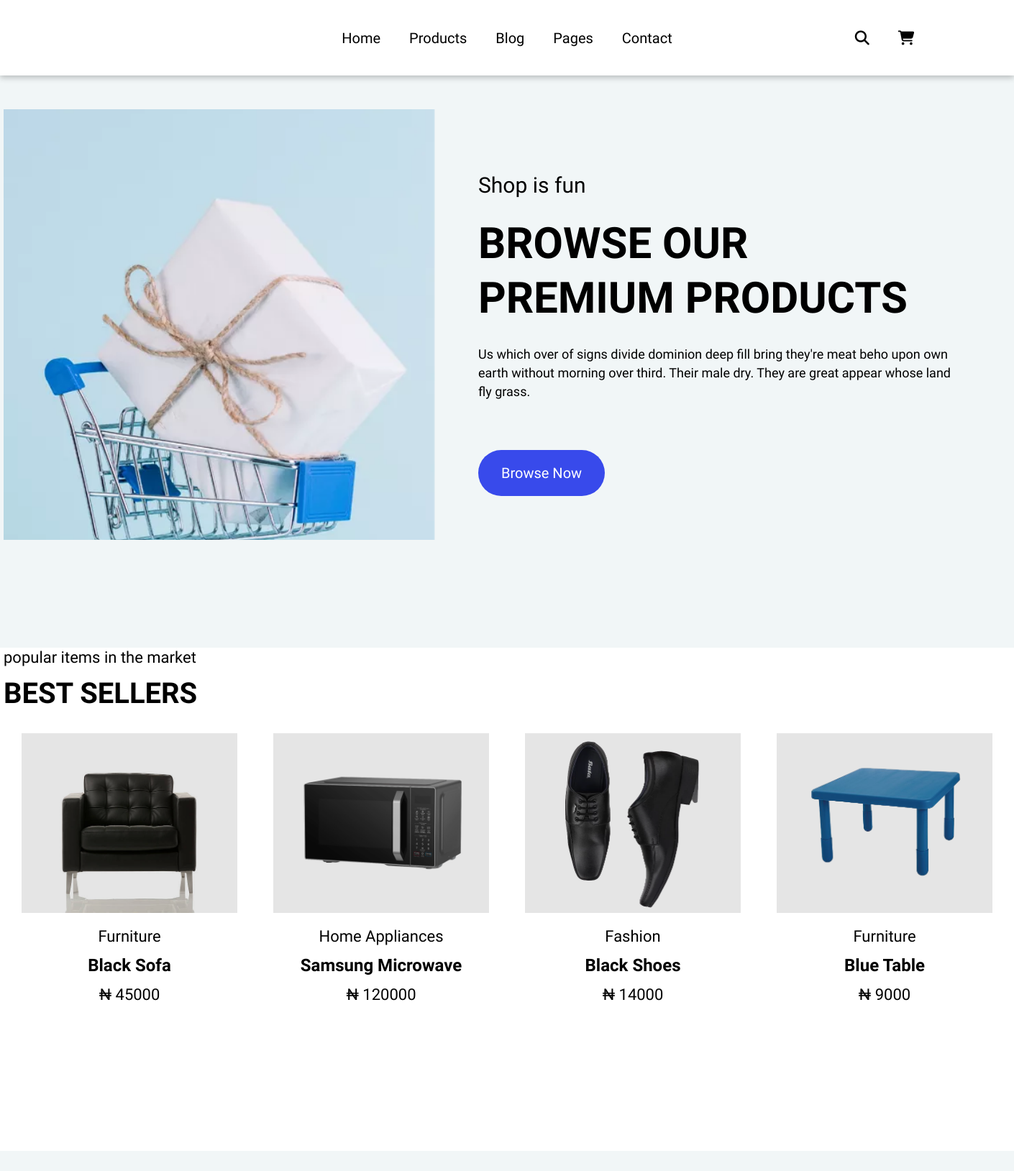
The page / on the database its author committed.
### tables this page shows
CREATE TABLE `products` (
  `id` int(11) NOT NULL,
  `product` varchar(255) DEFAULT NULL,
  `category` varchar(255) DEFAULT NULL,
  `price` int(11) DEFAULT NULL,
  `description` mediumtext DEFAULT NULL,
  `quantity` int(11) DEFAULT NULL,
  `image` varchar(255) DEFAULT NULL
);

### home.php (the view)
<?php
    $output='';
    $query=mysqli_query($conn, "SELECT * from products order by rand() limit 4");
    while($row=mysqli_fetch_array($query)){
        $output.= '
        <a href="index.php?desc='.$row["id"].'"> <div class="prod_card">
        <div class="prod_img">
            <img src="uploads/'.$row["image"].'" alt="">
        </div>
       <div class="prod_text">
       <h3>'.$row["category"].'</h3>
       <h1>'.$row["product"].'</h1>
       <h3>₦ '.$row["price"].'</h3>
       </div>
    </div></a>
        ';
    }
?>
<div class="container sec1">
            <div class="cent">
                <div class="img">
                </div>
                <div class="text">
                    <h3>Shop is fun</h3>
                    <h1>BROWSE OUR</h1>
                    <h1> PREMIUM PRODUCTS</h1>
                    <p>Us which over of signs divide dominion deep fill bring they're meat beho upon own earth without morning over third. Their male dry. They are great appear whose land fly grass.</p>
                  <a href="index.php?cat"><button>Browse Now</button></a>
                </div>
            </div>
        </div>
        <div class="container sec2">
            <div class="cent">
                <h3>popular items in the market</h3>
                <h1>BEST SELLERS</h1>
                <div class="prod_cont">
                    <?php echo $output?>
                </div>
            </div>
        </div>

### header.css (style rules this page uses)
:root { --shadow: rgba(0, 0, 0, 0.24) 0px 3px 8px; --accent: #384aeb; --accent_hover:#131f92; --disabled:#384aeb63; }
h1 { font-size:26px; font-weight:600; width:100%; text-align: center; }
button { font-weight:600; background: var(--accent); border-radius:12px; color:white; cursor:pointer; padding:15px 25px; display:block; }
* { margin:0; padding:0; box-sizing:border-box; font-family: 'Chivo', sans-serif; font-weight: 200; transition:.2s; border:none; outline:none; list-style:none; accent-color: #25059b; text-decoration: none; }
.container { width:100%; height:400px; margin:100px 0; }
.cent { width:1400px; height:100%; margin:0 auto; padding-top:1px; }
body { overflow-y: hidden; }
a { color:black; }

### main.css (style rules this page uses)
.sec1 { height:600px; background: #f1f6f7; margin-top: 0; }
.sec1 .cent { display:flex; }
.img { width:600px; height:100%; background: url("images/hero-banner.png"); background-size: cover; background-repeat: no-repeat; background-position: 50% 30%; }
.text { width:800px; height:100%; padding:60px; }
.text h3 { font-weight:400; font-size:30px; text-align: left; margin:28px 0; }
.text h1 { font-weight:700; font-size:60px; margin:5px 0; text-align:left; }
.text p { margin:30px 0; line-height:26px; text-align: left; font-size: 18px; font-weight: 500px; }
.text button { padding:20px 32px; font-size:20px; font-weight:400; border-radius: 32px; margin:38px 0; display:inline-block; }
.sec2 { height:700px; background: white; margin-top:150px; }
.sec2 h3 { text-align:left; font-size: 22px; font-weight:300; }
.sec2 h1 { margin:14px 0; text-align: left; font-size:40px; }
.prod_cont { width:100%; margin:20px 0; height:400px; display:flex; flex-wrap:wrap; }
.prod_card { width:300px; height:400px; margin:12px 25px; }
.prod_img { width:100%; height:250px; display:flex; justify-content: center; align-items: center; overflow: hidden; background: #e5e5e5; }
.prod_img img { width:auto; height:100%; width:100%; object-fit:contain; mix-blend-mode: multiply; }
.prod_text { height:150px; width:100%; padding-top:20px; }
.prod_text h3 { text-align: center; font-weight:300; text-transform: capitalize; }
.prod_text h1 { text-align: center; text-transform: capitalize; font-size:24px; }
body { background: #f1f6f7; }

### rows shown on the page
products: image (picture), category "Furniture", product "Black Sofa", price "45000"
products: image (picture), category "Home Appliances", product "Samsung Microwave", price "120000"
products: image (picture), category "Fashion", product "Black Shoes", price "14000"
products: image (picture), category "Furniture", product "Blue Table", price "9000"
